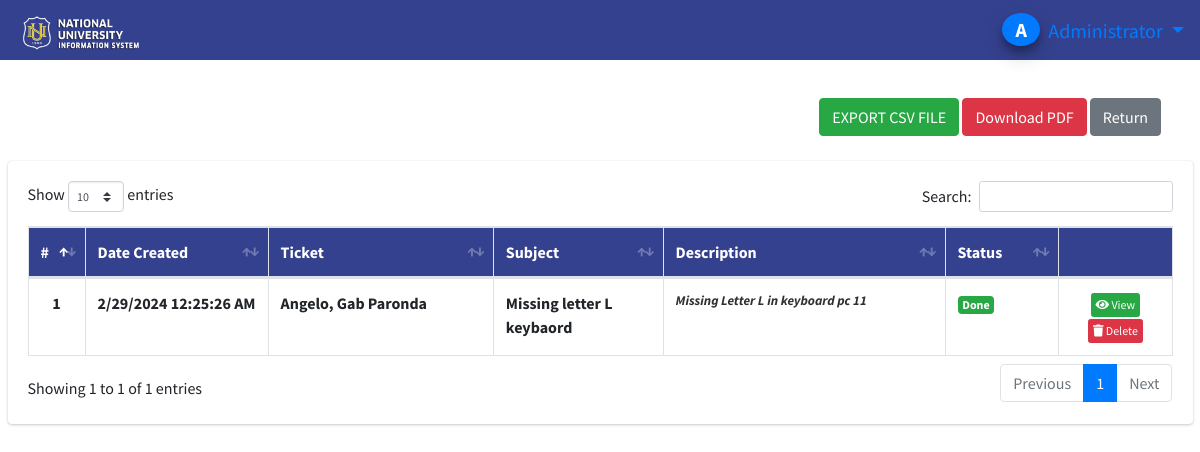
/index.php?page=history (signed in), run on the app's committed database.
### tables this page shows
CREATE TABLE `tickets` (
  `id` int(30) NOT NULL,
  `subject` text NOT NULL,
  `description` text NOT NULL,
  `room` text NOT NULL,
  `status` tinyint(1) NOT NULL COMMENT '0=Pending,1=on process,2= Closed',
  `department_id` int(30) NOT NULL,
  `category_id` int(30) NOT NULL,
  `customer_id` int(30) NOT NULL,
  `staff_id` int(30) NOT NULL,
  `admin_id` int(30) NOT NULL,
  `date_created` datetime NOT NULL DEFAULT current_timestamp(),
  `archived_date` datetime DEFAULT NULL
);

### history.php (the view, shortened to what this page needs)
<?php include 'db_connect.php' ?>
<div class="col-lg-12">
    <div class="text-right">
        <?php if ($_SESSION['login_type'] == 1 || $_SESSION['login_type'] == 2):?>
            <a href="ticket_export.php"><button class="btn btn-success" data-toggle="modal" data-target="#exampleModal">EXPORT CSV FILE</button></a>
            <a href="ticket_report.php"><button class="btn btn-danger mr-0" data-toggle="modal" data-target="#exampleModal">Download PDF</button></a>
        <?php endif; ?>
        <button type="button" class="btn btn-secondary mr-4" onclick="window.history.back();"><i class="bi bi-arrow-left-short"></i> Return</button>
    </div>
</div>
	<div class="card">
		<div class="card-body">
			<table class="table table-hover table-bordered" id="list">
				<colgroup>
					<col width="5%">
					<col width="15%">
					<col width="20%">
					<col width="15%">
					<col width="25%">
					<col width="10%">
					<col width="10%">
				</colgroup>
				<thead>
					<tr>
					<th style="background-color: #34418E;    color: white;">#</th>
					<th style="background-color: #34418E;    color: white;">Date Created</th>
					<th style="background-color: #34418E;    color: white;">Ticket</th>
					<th style="background-color: #34418E;    color: white;">Subject</th>
					<th style="background-color: #34418E;    color: white;">Description</th>
					<th style="background-color: #34418E;    color: white;">Status</th>
					<th style="background-color: #34418E;    color: white;"></th>
					</tr>
				</thead>
				<tbody>
					<?php
					$i = 1;
					$where = '';
					$qry = $conn->query("SELECT t.*, concat(c.lastname,', ',c.firstname,' ',c.middlename) as cname FROM tickets t INNER JOIN customers c ON c.id = t.customer_id $where AND t.status = 2 ORDER BY UNIX_TIMESTAMP(t.date_created) ASC");
					while($row= $qry->fetch_assoc()):
						$trans = get_html_translation_table(HTML_ENTITIES,ENT_QUOTES);
						unset($trans["\""], $trans["<"], $trans[">"], $trans["<h2"]);
						$desc = strtr(html_entity_decode($row['description']),$trans);
						$desc=str_replace(array("<li>","</li>"), array("",", "), $desc);
					?>
					<tr>
					<th class="text-center"><?php echo $i++ ?></th>
                    <td class="nowrap-date"><b><?php echo date("n/j/Y h:i:s A", strtotime($row['date_created'])); ?></b></td>
                    <td><b><?php echo ucwords($row['cname']) ?></b></td>
                    <td><b><?php echo $row['subject'] ?></b></td>
                    <td><b class="truncate"><?php echo strip_tags($desc) ?></b></td>
						<td>
							<?php if($row['status'] == 0): ?>
								<span class="badge badge-primary">Open</span>
							<?php elseif($row['status'] == 1): ?>
								<span class="badge badge-Info">Processing</span>
							<?php elseif($row['status'] == 2): ?>
								<span class="badge badge-success">Done</span>
							<?php endif; ?>
						</td>
						<td class="text-center">
                            <button type="button" class="btn btn-success btn-xs update" onclick="window.location.href='./index.php?page=view_ticket&id=<?php echo $row['id'] ?>'"><i class="fas fa-eye"></i>
                            View
                            </button>
                            <?php if ($_SESSION['login_type'] == 1 || $_SESSION['login_type'] == 2): ?>
                            <button type="button" class="btn btn-danger btn-xs update" onclick="window.location.href='./archive_ticket.php?ticket_id=<?php echo $row['id'] ?>'"> <i class="fas fa-trash"></i>
                            Delete
                            </button>
                            <?php endif; ?>
                        </td>
					</tr>
				<?php endwhile; ?>
				</tbody>
			</table>
		</div>
	</div>
</div>

### history.php (style rules this page uses)
.nowrap-date { white-space: nowrap; }
.card { margin-top: 25px; }

### data on the page
tickets: date_created "2/29/2024 12:25:26 AM", cname "Angelo, Gab Paronda", subject "Missing letter L keybaord", description "Missing Letter L in keyboard pc 11", status "Done"

### other printed values
$_SESSION['login_firstname'].' '.$_SESSION['login_lastname'] "Administrator"
